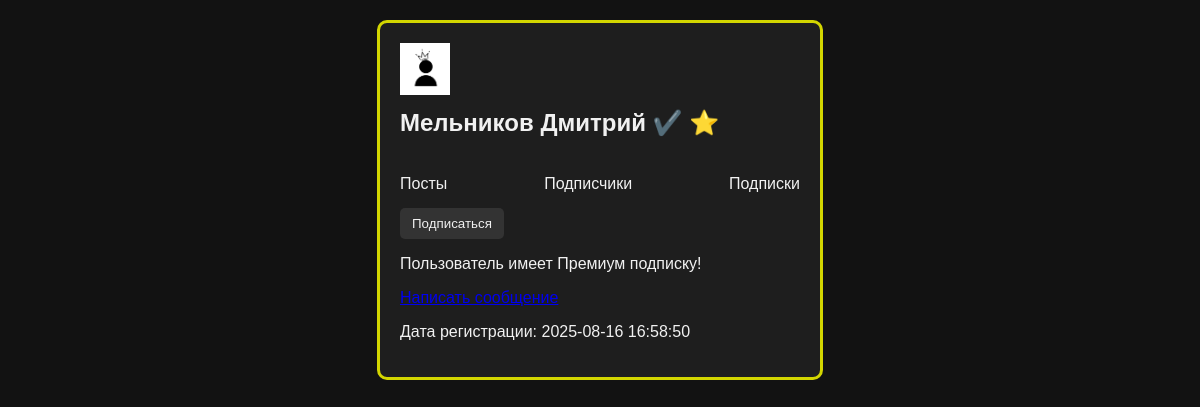
Page /profile/@melnikov on the committed database.
### tables this page shows
CREATE TABLE users(
        id INTEGER PRIMARY KEY AUTOINCREMENT,
        email TEXT UNIQUE,
        username TEXT UNIQUE,
        first_name TEXT,
        last_name TEXT,
        avatar TEXT
    , is_admin INTEGER DEFAULT 0, is_verified  INTEGER DEFAULT 0, password_hash TEXT, password TEXT, is_premium BOOLEAN DEFAULT FALSE, is_osnovatel BOOLEAN DEFAULT FALSE, registered_at TIMESTAMP, last_visit TIMESTAMP);

### main.py (the view)
@app.get("/profile/{username}", response_class=HTMLResponse)
def profile(request: Request, username: str):
    with db() as c:
        u = c.execute("SELECT * FROM users WHERE username=?", (username,)).fetchone()
    if not u: return PlainTextResponse("User not found", status_code=404)
    me = cur_user(request)
    return templates.TemplateResponse("profile.html", {"request":request, "user":u, "me":me, "APP":APP_NAME})

### templates/profile.html (shortened to what this page needs)
<!DOCTYPE html>
<html lang="en">
<head>
</head>
<body>
<div class="profile-card {% if user.is_premium %}premium{% endif %}">
                <img src="/{{ user.avatar }}" alt="Avatar" width="50">
  <h2>{{ user.first_name }} {{ user.last_name }} {% if user.is_verified %}✔️{% endif %} {% if user.is_premium %}⭐{% endif %}</h2>
  <div class="stats">
    <div class="stat"><strong>{{ user.posts_count }}</strong><br>Посты</div>
    <div class="stat"><strong>{{ user.followers_count }}</strong><br>Подписчики</div>
    <div class="stat"><strong>{{ user.following_count }}</strong><br>Подписки</div>
    </div>
  <button>Подписаться</button>
  <p>{% if user.is_admin %} Пользователь имеет Премиум подписку!</p>{% endif %}
  <a href="/chat/{{user.username}}">Написать сообщение</a>
  <div class="activity">
    <p>Дата регистрации: {{ user.registered_at }}</p>
  </div>
</body>
</html>

### templates/profile.html (style rules this page uses)
body { font-family: Arial, sans-serif; margin: 20px; background-color: var(--bg-color, #fff); color: var(--text-color, #000); transition: background-color 0.3s, color 0.3s; --bg-color: #121212; --text-color: #f1f1f1; --card-bg: #1e1e1e; --input-bg: #2c2c2c; --input-color: #f1f1f1; --button-bg: #333; --button-color: #f1f1f1; }
.profile-card { background-color: var(--card-bg, #f9f9f9); padding: 20px; border-radius: 10px; width: 400px; margin: auto; border: 3px solid transparent; }
.profile-card.premium { border-color: rgb(211, 214, 0); }
h2 { margin-top: 10px; }
.stats { display: flex; justify-content: space-between; margin-top: 10px; }
.stat { text-align: center; }
button { padding: 8px 12px; margin-right: 10px; background-color: var(--button-bg, #ddd); color: var(--button-color, #000); border: none; border-radius: 5px; cursor: pointer; }

### rows in the picture
users: avatar (picture), first_name "Мельников", last_name "Дмитрий", registered_at "2025-08-16 16:58:50"
